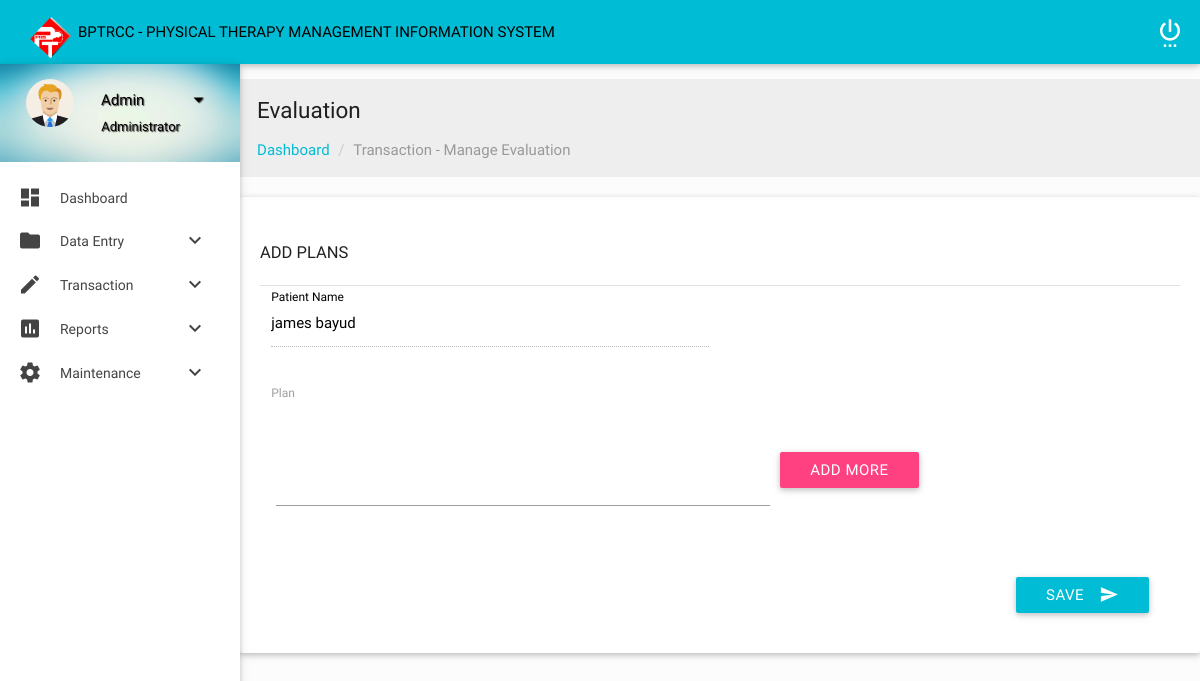
Page /admin/plan.php?Patient_ID=2 on the earlier database version.
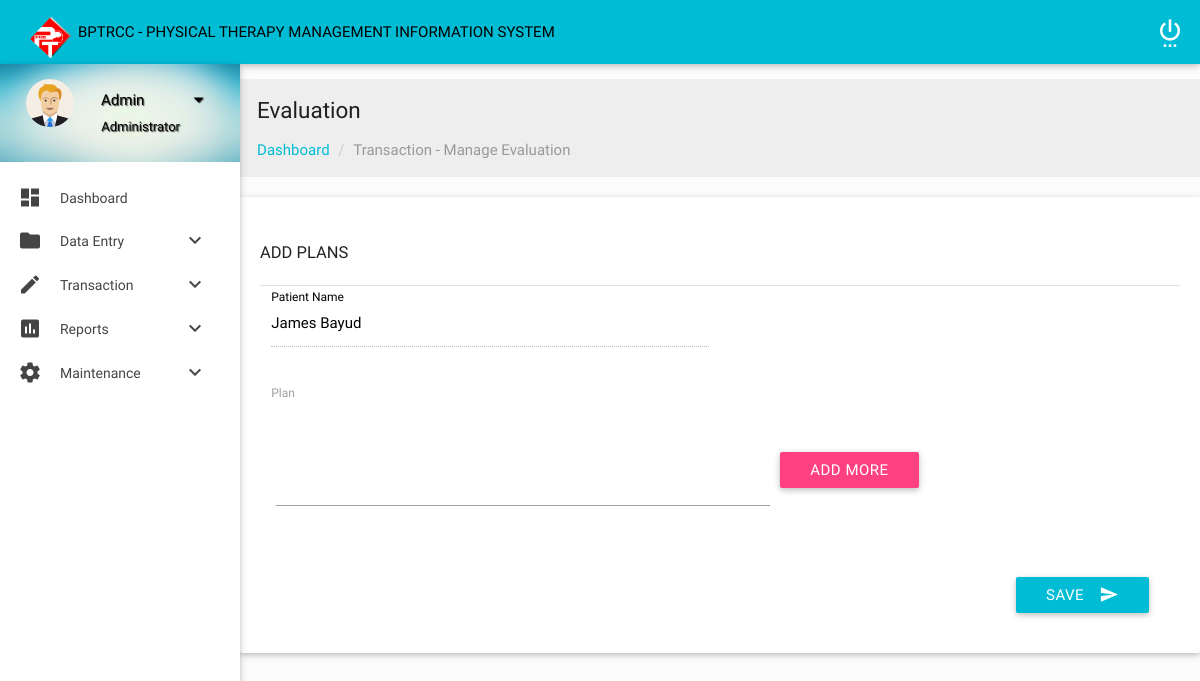
Same page on the later database version.
### tables this page shows
CREATE TABLE `patient` (
  `PatientID` int(11) NOT NULL,
  `PatientName` text NOT NULL,
  `PatientAddress` text NOT NULL,
  `PatientGender` text NOT NULL,
  `PatientBirthdate` date NOT NULL,
  `PatientCivilStatus` text NOT NULL,
  `PatientProfession` text NOT NULL,
  `PatientDoctor` text NOT NULL,
  `PatientHospital` text NOT NULL,
  `PatientReferralAddress` text NOT NULL,
  `PatientTelephone` int(11) NOT NULL,
  `PatientContactPerson` text NOT NULL,
  `PatientCases` text NOT NULL,
  `month` char(3) NOT NULL,
  `year` char(4) NOT NULL
);

### admin/plan.php (the view, shortened to what this page needs)
<?php include("header.php"); ?>
            <section class="section">
                <div id="breadcrumbs-wrapper" class=" grey lighten-3">
                  <div class="container">
                    <div class="row">
                      <div class="col s12 m12 l12">
                        <h5 class="breadcrumbs-title">Evaluation</h5>
                        <ol class="breadcrumb">
                            <li><a href="index.html">Dashboard</a></li>
                            <li class="active">Transaction - Manage Evaluation</li>
                        </ol>
                      </div>
                    </div>
                  </div>
                </div>
                <?php include("config.php");
                    $patientID = $_GET['Patient_ID'];
                     $edit=mysqli_query($mysqli,"select * from patient where PatientID='$patientID'");
                    $erow=mysqli_fetch_array($edit);
                ?>
                <div class="card-panel">
                    <h4 class="header2">Add Plans</h4>
                        <div class="divider"></div>
                            <form class="col s12" method="post" name="add_name" id="add_name">
                                <div class="row">
                                    <div class="input-field col s6">
                                        <input id="patientName" name="patientName" value="<?php echo $erow['PatientName']; ?>" type="text" disabled  style="color: black;">
                                        <label for="patientName" style="color: black;">Patient Name</label>
                                    </div>
                                </div>
                                <div class="row">
                                        <div class="input-field col s12">
                                            <table class="table table-bordered" id="dynamic_field">
                                                <tr>
                                                     <td><textarea name="plan[]" placeholder="" class="materialize-textarea" ></textarea><label for="Assessment">Plan</label></td>
                                                     <td><button type="button" name="add" id="add" class="btn btn-success">Add More</button></td>
                                                </tr>
                                           </table>
                                       </div>
                                </div>
                            <div class="row">
                                <div class="input-field col s12">
                                    <button class="btn cyan waves-effect waves-light right" type="submit" name="submit" style="margin-right:20px;">Save<i class="mdi-content-send right"></i></button>
                                </div>
                            </div>
                    </div>
            </div>
</body>
</html>

Differences in the rows shown:
changed patient: patientName "james bayud" → "James Bayud"
